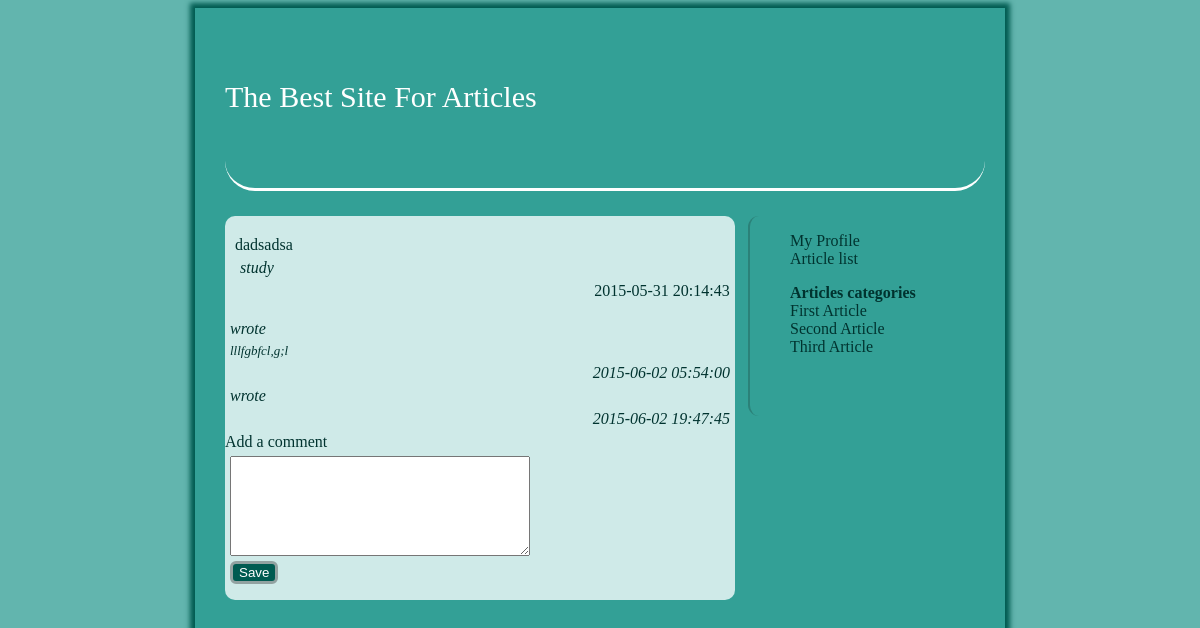
/article.php?id=64, run on the app's committed database.
### tables this page shows
CREATE TABLE `article` (
  `id` int(6) unsigned NOT NULL AUTO_INCREMENT,
  `title` text,
  `content` text,
  `reg_date` timestamp NOT NULL DEFAULT CURRENT_TIMESTAMP ON UPDATE CURRENT_TIMESTAMP,
  `owner_id` int(6) DEFAULT NULL,
  `category` varchar(255) DEFAULT NULL,
  PRIMARY KEY (`id`)
);

CREATE TABLE `comment` (
  `id` int(6) unsigned NOT NULL AUTO_INCREMENT,
  `art_ids` int(6) NOT NULL,
  `content` text,
  `reg_date` timestamp NOT NULL DEFAULT CURRENT_TIMESTAMP ON UPDATE CURRENT_TIMESTAMP,
  `owner` int(6) DEFAULT NULL,
  PRIMARY KEY (`id`)
);

### model/link.php (called while the page is built, shortened)
<?php
class DatabaseConnection {
 	public $host = "localhost";
 	public $user = "root";
 	public $password = "root";
 	public $database ="test";
 	public function __construct () {
		return $this->link = mysqli_connect($this->host,$this->user,$this->password,$this->database);
 	}
}
?>

### controller/article.php (called while the page is built, shortened)
<?php
require_once("model/user.php");
require_once("model/article.php");
Class ArticleController {
	public $articleModel;
	public function __construct (){
		$this->articleModel =  new ArticleModel();
	}
	public function getArticle ($id) {
		return $this->articleModel->getArticle($id);
	}
	public function getComments ($artId) {
		return $this->articleModel->getComments($artId);
	}
}
?>

### model/article.php (called while the page is built, shortened)
<?php
require_once("link.php");
require_once("class/article.php");
require_once("class/comment.php");
Class ArticleModel extends DatabaseConnection {
	public function getArticle ($id) {
		$sql = "select * from article where id=".$id;
		$result = $this->link->query($sql);
		$article = null;
		while($row = mysqli_fetch_array($result)) {
			$article = new Article($row);
		}
		return $article;
	}
	public function getComments ($artId) {
		$sql = "select comment.*, user.name as owner from comment left join user on ".
		"user.id =comment.owner where art_ids=".$artId;
		$result = $this->link->query($sql);
		$index = 0;
		$comment = array();
		while($row = mysqli_fetch_array($result)) {
			$comment[$index] = new Comment($row);
			$index++;
		}
		return $comment;
	}
}
?>

### class/article.php (called while the page is built, shortened)
<?php
class Article {
	public function __construct ($row) {
		$this->title = $row["title"];
		$this->content = $row["content"];
		$this->reg_date = $row["reg_date"];
	}
}
?>

### class/comment.php (called while the page is built, shortened)
<?php
class Comment {
	public function __construct ($row) {
		$this->content = $row["content"];
		$this->reg_date = $row["reg_date"];
	}
}
?>

### article.php (the view, shortened to what this page needs)
<?php
require_once("header.php");
require_once("sidebar.php");
require_once("controller/article.php");
$id = isset($_GET["id"]) ? $_GET["id"] : "";
$articleController = new ArticleController();
$article = $articleController->getArticle($id);
$comments = $articleController->getComments($id);
?>
<div class="content">
				<div class="addArticle">
					<div><?=$article->title?></div>
					<p><?=$article->content?></p>
					<div class="date"><?= $article->reg_date ?></div>
				</div>
				<?php
					$count = count($comments);
					for ($i = 0; $i < $count; $i++) {
				?>
						<div>
							<p><?=$comments[$i]->owner?> wrote</p>
							<p class="comment"><?=$comments[$i]->content?></p>
							<p class="date"><?=$comments[$i]->reg_date?></p>
						</div>
				<?php	}
				?>
				<div>Add a comment</div>
				<form action="router.php" method="POST">
					<p><textarea minlength="1" maxlength="255" name="content"></textarea></p>
					<p><input type="submit" value="Save"></p>
				</form>
			  </div>
			</div>
	</body>
</html>

### css/style.css (style rules this page uses)
body { background: #62B5AE; text-align: center; }
ul, span, a, div { color: #00332F; }
.content { width: 68%; margin: 25px 0; display: inline-block; float: left; background: #CFEAE8; border-radius: 10px; min-height: 200px; }
input[type=button], input[type=submit], input.btn { background: #005b51; color: #fff; border: 3px solid #92A2A1; border-radius: 6px; }
textarea { width: 300; height: 100; }
.addArticle { margin: 10px auto 10px; height-min: 30px; padding: 10px; width: 97%; border-radius: 3px; }
.date { text-align: right; }
p { font-style: italic; margin: 5px; }
.comment { font-size: 13px; }

### data on the page
article: title "dadsadsa", content "study", reg_date "2015-05-31 20:14:43"
comment: content "lllfgbfcl,g;l", reg_date "2015-06-02 05:54:00"
comment: reg_date "2015-06-02 19:47:45"
